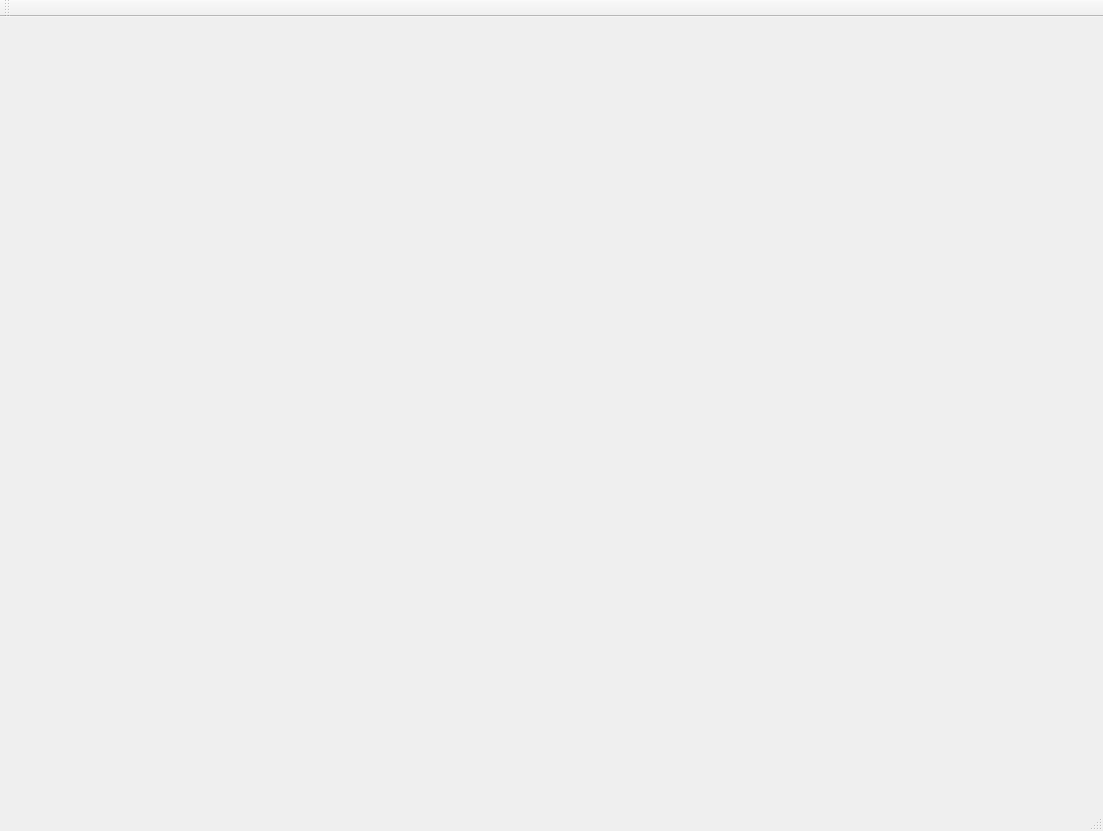
<?xml version="1.0" encoding="UTF-8"?>
<ui version="4.0">
 <class>MainWindowClass</class>
 <widget class="QMainWindow" name="MainWindowClass">
  <property name="geometry">
   <rect>
    <x>0</x>
    <y>0</y>
    <width>1103</width>
    <height>831</height>
   </rect>
  </property>
  <property name="windowTitle">
   <string>MainWindow</string>
  </property>
  <widget class="QWidget" name="centralWidget">
   <widget class="GLWidget" name="verticalWidget" native="true">
    <property name="geometry">
     <rect>
      <x>50</x>
      <y>60</y>
      <width>1031</width>
      <height>701</height>
     </rect>
    </property>
    <layout class="QVBoxLayout" name="verticalLayout"/>
   </widget>
  </widget>
  <widget class="QMenuBar" name="menuBar">
   <property name="geometry">
    <rect>
     <x>0</x>
     <y>0</y>
     <width>1103</width>
     <height>31</height>
    </rect>
   </property>
  </widget>
  <widget class="QToolBar" name="mainToolBar">
   <attribute name="toolBarArea">
    <enum>TopToolBarArea</enum>
   </attribute>
   <attribute name="toolBarBreak">
    <bool>false</bool>
   </attribute>
  </widget>
  <widget class="QStatusBar" name="statusBar"/>
 </widget>
 <layoutdefault spacing="6" margin="11"/>
 <customwidgets>
  <customwidget>
   <class>GLWidget</class>
   <extends>QWidget</extends>
   <header>glwidget.h</header>
   <container>1</container>
   <slots>
    <slot>change()</slot>
   </slots>
  </customwidget>
 </customwidgets>
 <resources>
  <include location="mainwindow.qrc"/>
 </resources>
 <connections/>
</ui>
